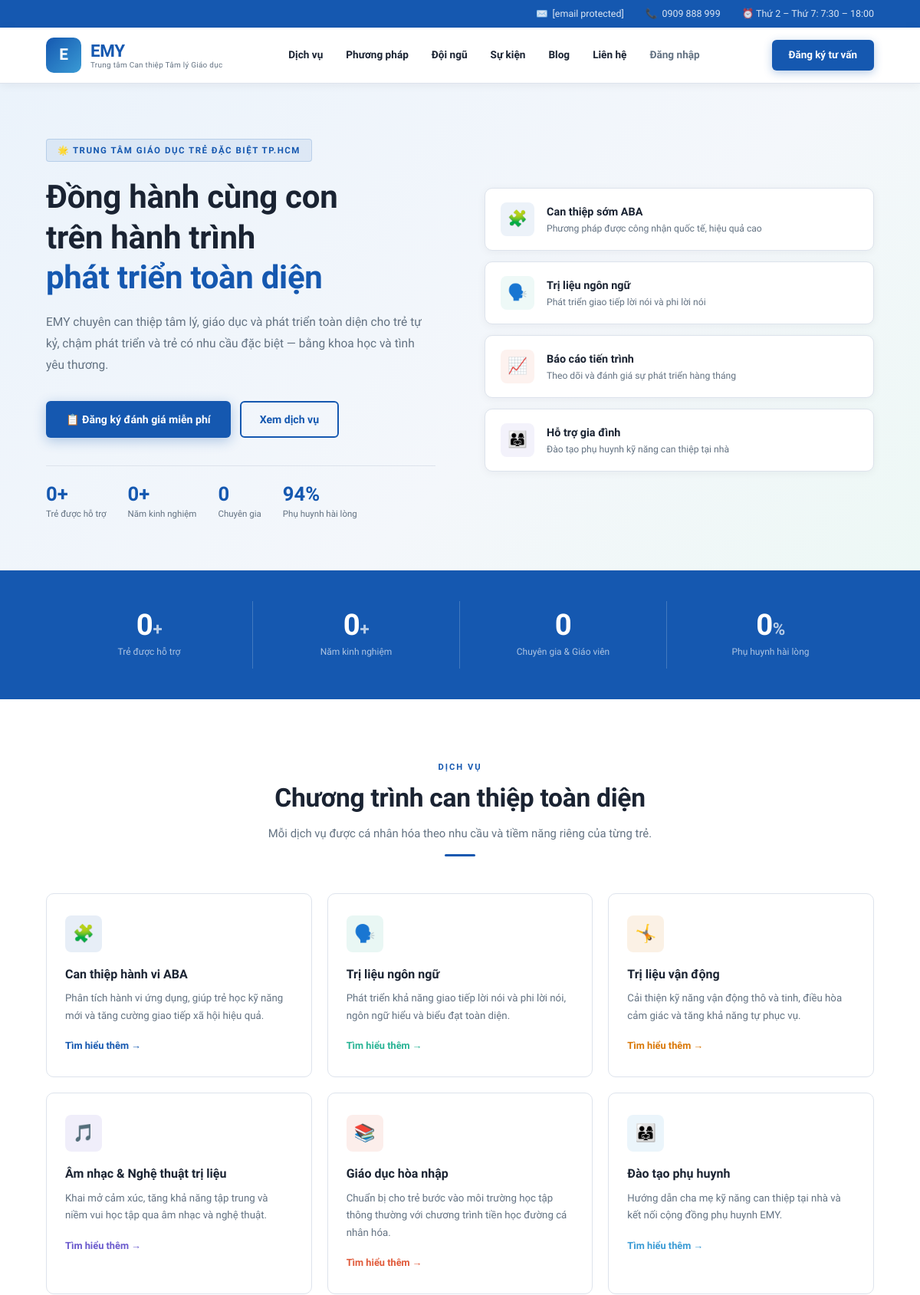
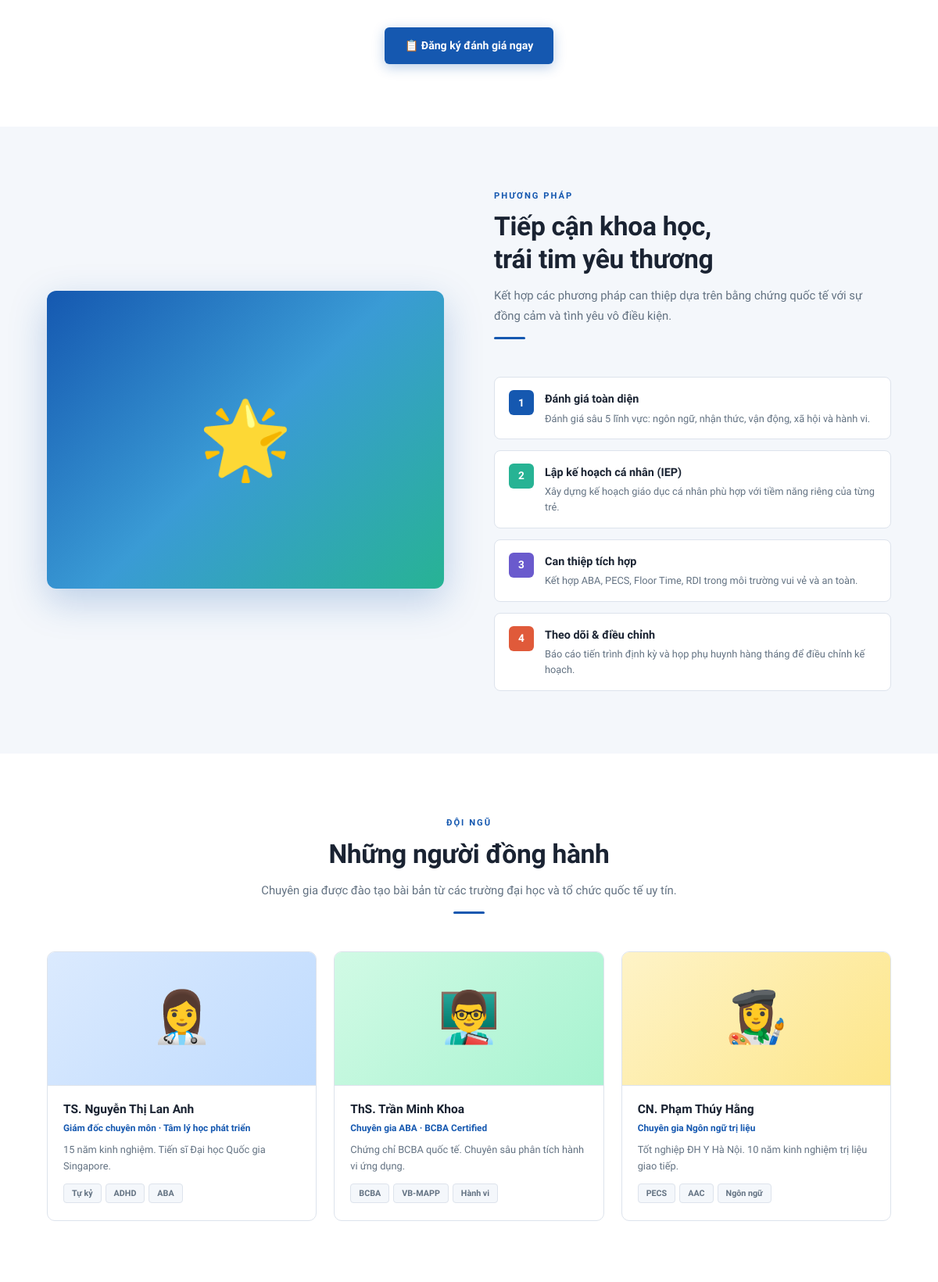
The page / (upper part) on the database its author committed (2 pictures, top to bottom).
### models.py (models this page shows)
class Service(db.Model):
    __tablename__ = 'services'
    id          = db.Column(db.Integer, primary_key=True)
    slug        = db.Column(db.String(100), unique=True, nullable=False)
    name        = db.Column(db.String(200), nullable=False)
    icon        = db.Column(db.String(20), default='🧩')
    color       = db.Column(db.String(30), default='#1558B0')
    short_desc  = db.Column(db.String(400))
    intro       = db.Column(db.Text)
    content     = db.Column(db.Text)
    benefits    = db.Column(db.Text)   # JSON list
    target_age  = db.Column(db.String(100))
    duration    = db.Column(db.String(150))
    thumbnail   = db.Column(db.String(300))
    video_url   = db.Column(db.String(300))
    gallery     = db.Column(db.Text)   # JSON list
    order       = db.Column(db.Integer, default=0)
    is_active   = db.Column(db.Boolean, default=True)
    created_at  = db.Column(db.DateTime, default=datetime.utcnow)
    updated_at  = db.Column(db.DateTime, default=datetime.utcnow)

### routes.py (the view)
@public_bp.route('/')
def index():
    posts    = Post.query.filter_by(is_published=True).order_by(Post.created_at.desc()).limit(3).all()
    events   = Event.query.filter_by(is_active=True).order_by(Event.start_date).limit(4).all()
    services = Service.query.filter_by(is_active=True).order_by(Service.order).all()
    return render_template('index.html', posts=posts, events=events,
                           services=services, get_media_type=get_media_type)

### routes.py (called while the page is built)
def get_media_type(path):
    if not path: return None
    if any(x in path for x in ['youtube.com','youtu.be','vimeo.com']): return 'youtube'
    ext = path.rsplit('.',1)[-1].lower() if '.' in path else ''
    if ext in ALLOWED_VID: return 'video'
    if ext in ALLOWED_IMG: return 'image'
    return 'image_url'

### templates/index.html (shortened to what this page needs)
<!DOCTYPE html>
<html lang="vi">
<head>
</head>
<body>
<div class="topbar">
  <div class="container">
    <div class="topbar-inner">
      <div class="topbar-item">✉️ <a href="/cdn-cgi/l/email-protection#a4cdcac2cbe4c1c9ddc7c1cad0c1d68ac1c0d18ad2ca"><span class="__cf_email__" data-cfemail="aec7c0c8c1eecbc3d7cdcbc0dacbdc80cbcadb80d8c0">[email&#160;protected]</span></a></div>
      <div class="topbar-item">📞 <a href="tel:0909888999">0909 888 999</a></div>
      <div class="topbar-item">⏰ Thứ 2 – Thứ 7: 7:30 – 18:00</div>
    </div>
  </div>
</div>
<nav>
  <div class="container">
    <div class="nav-inner">
      <a href="#" class="nav-logo">
        <div class="logo-icon">E</div>
        <div class="logo-text">
          <div class="logo-name">EMY</div>
          <div class="logo-sub">Trung tâm Can thiệp Tâm lý Giáo dục</div>
        </div>
      </a>
      <div class="nav-menu">
        <a href="#services">Dịch vụ</a>
        <a href="#approach">Phương pháp</a>
        <a href="#team">Đội ngũ</a>
        <a href="#events">Sự kiện</a>
        <a href="#blog">Blog</a>
        <a href="#contact">Liên hệ</a>
        <a href="{{ url_for('auth.login') }}" style="color:var(--muted)">Đăng nhập</a>
      </div>
      <a href="{{ url_for('public.register_test') }}" class="nav-cta">Đăng ký tư vấn</a>
    </div>
  </div>
</nav>
<section class="hero">
  <div class="container">
    <div class="hero-grid">
      <div>
        <div class="hero-label">🌟 Trung tâm giáo dục trẻ đặc biệt TP.HCM</div>
        <h1>Đồng hành cùng con<br>trên hành trình<br><span>phát triển toàn diện</span></h1>
        <p class="hero-desc">EMY chuyên can thiệp tâm lý, giáo dục và phát triển toàn diện cho trẻ tự kỷ, chậm phát triển và trẻ có nhu cầu đặc biệt — bằng khoa học và tình yêu thương.</p>
        <div class="hero-btns">
          <a href="{{ url_for('public.register_test') }}" class="btn-primary">📋 Đăng ký đánh giá miễn phí</a>
          <a href="#services" class="btn-outline">Xem dịch vụ</a>
        </div>
        <div class="hero-stats">
          <div>
            <span class="hstat-num" data-target="500">0+</span>
            <div class="hstat-label">Trẻ được hỗ trợ</div>
          </div>
          <div>
            <span class="hstat-num" data-target="12">0+</span>
            <div class="hstat-label">Năm kinh nghiệm</div>
          </div>
          <div>
            <span class="hstat-num" data-target="35">0</span>
            <div class="hstat-label">Chuyên gia</div>
          </div>
          <div>
            <span class="hstat-num">94%</span>
            <div class="hstat-label">Phụ huynh hài lòng</div>
          </div>
        </div>
      </div>
      <div class="hero-cards">
        <div class="hcard">
          <div class="hcard-icon" style="background:rgba(21,88,176,.08)">🧩</div>
          <div>
            <h4>Can thiệp sớm ABA</h4>
            <p>Phương pháp được công nhận quốc tế, hiệu quả cao</p>
          </div>
        </div>
        <div class="hcard">
          <div class="hcard-icon" style="background:rgba(39,179,148,.08)">🗣️</div>
          <div>
            <h4>Trị liệu ngôn ngữ</h4>
            <p>Phát triển giao tiếp lời nói và phi lời nói</p>
          </div>
        </div>
        <div class="hcard">
          <div class="hcard-icon" style="background:rgba(224,90,58,.08)">📈</div>
          <div>
            <h4>Báo cáo tiến trình</h4>
            <p>Theo dõi và đánh giá sự phát triển hàng tháng</p>
          </div>
        </div>
        <div class="hcard">
          <div class="hcard-icon" style="background:rgba(106,90,205,.08)">👨‍👩‍👧</div>
          <div>
            <h4>Hỗ trợ gia đình</h4>
            <p>Đào tạo phụ huynh kỹ năng can thiệp tại nhà</p>
          </div>
        </div>
      </div>
    </div>
  </div>
</section>
<div class="stats-band">
  <div class="container">
    <div class="stats-grid">
      <div class="stat-item"><span class="stat-num" data-target="500">0<span class="stat-unit">+</span></span><div class="stat-label">Trẻ được hỗ trợ</div></div>
      <div class="stat-item"><span class="stat-num" data-target="12">0<span class="stat-unit">+</span></span><div class="stat-label">Năm kinh nghiệm</div></div>
      <div class="stat-item"><span class="stat-num" data-target="35">0</span><div class="stat-label">Chuyên gia & Giáo viên</div></div>
      <div class="stat-item"><span class="stat-num" data-target="94">0<span class="stat-unit">%</span></span><div class="stat-label">Phụ huynh hài lòng</div></div>
    </div>
  </div>
</div>
<section class="section" id="services">
  <div class="container">
    <div class="sec-header center">
      <span class="sec-tag">Dịch vụ</span>
      <h2 class="sec-title">Chương trình can thiệp toàn diện</h2>
      <p class="sec-sub">Mỗi dịch vụ được cá nhân hóa theo nhu cầu và tiềm năng riêng của từng trẻ.</p>
      <div class="sec-divider"></div>
    </div>
    <div class="svc-grid">
      {% if services %}
        {% for s in services %}
        <div class="svc-card" style="--c:{{ s.color }}">
          <div class="svc-icon" style="background:color-mix(in srgb,{{ s.color }} 10%,transparent)">{{ s.icon }}</div>
          <h3>{{ s.name }}</h3>
          <p>{{ s.short_desc }}</p>
          <a href="{{ url_for('public.service_detail', slug=s.slug) }}" class="svc-link" style="color:{{ s.color }}">Tìm hiểu thêm →</a>
        </div>
        {% endfor %}
      {% endif %}
    </div>
    <div style="text-align:center;margin-top:36px">
      <a href="{{ url_for('public.register_test') }}" class="btn-primary">📋 Đăng ký đánh giá ngay</a>
    </div>
  </div>
</section>
<section class="section section-alt" id="approach">
  <div class="container">
    <div class="approach-grid">
      <div class="approach-img">🌟</div>
      <div>
        <div class="sec-header">
          <span class="sec-tag">Phương pháp</span>
          <h2 class="sec-title">Tiếp cận khoa học,<br>trái tim yêu thương</h2>
          <p class="sec-sub">Kết hợp các phương pháp can thiệp dựa trên bằng chứng quốc tế với sự đồng cảm và tình yêu vô điều kiện.</p>
          <div class="sec-divider"></div>
        </div>
        <div class="step-list">
          <div class="step-item">
            <div class="step-num" style="--c:var(--blue)">1</div>
            <div><h4>Đánh giá toàn diện</h4><p>Đánh giá sâu 5 lĩnh vực: ngôn ngữ, nhận thức, vận động, xã hội và hành vi.</p></div>
          </div>
          <div class="step-item">
            <div class="step-num" style="background:var(--mint)">2</div>
            <div><h4>Lập kế hoạch cá nhân (IEP)</h4><p>Xây dựng kế hoạch giáo dục cá nhân phù hợp với tiềm năng riêng của từng trẻ.</p></div>
          </div>
          <div class="step-item">
            <div class="step-num" style="background:#6A5ACD">3</div>
            <div><h4>Can thiệp tích hợp</h4><p>Kết hợp ABA, PECS, Floor Time, RDI trong môi trường vui vẻ và an toàn.</p></div>
          </div>
          <div class="step-item">
            <div class="step-num" style="background:var(--coral)">4</div>
            <div><h4>Theo dõi & điều chỉnh</h4><p>Báo cáo tiến trình định kỳ và họp phụ huynh hàng tháng để điều chỉnh kế hoạch.</p></div>
          </div>
        </div>
      </div>
    </div>
  </div>
</section>
<section class="section" id="team">
  <div class="container">
    <div class="sec-header center">
      <span class="sec-tag">Đội ngũ</span>
      <h2 class="sec-title">Những người đồng hành</h2>
      <p class="sec-sub">Chuyên gia được đào tạo bài bản từ các trường đại học và tổ chức quốc tế uy tín.</p>
      <div class="sec-divider"></div>
    </div>
    <div class="team-grid">
      <div class="team-card">
        <div class="team-img" style="background:linear-gradient(135deg,#dbeafe,#bfdbfe)">👩‍⚕️</div>
        <div class="team-body">
          <h4>TS. Nguyễn Thị Lan Anh</h4>
          <div class="team-role">Giám đốc chuyên môn · Tâm lý học phát triển</div>
          <p>15 năm kinh nghiệm. Tiến sĩ Đại học Quốc gia Singapore.</p>
          <div class="team-tags"><span class="ttag">Tự kỷ</span><span class="ttag">ADHD</span><span class="ttag">ABA</span></div>
        </div>
      </div>
      <div class="team-card">
        <div class="team-img" style="background:linear-gradient(135deg,#d1fae5,#a7f3d0)">👨‍🏫</div>
        <div class="team-body">
          <h4>ThS. Trần Minh Khoa</h4>
          <div class="team-role">Chuyên gia ABA · BCBA Certified</div>
          <p>Chứng chỉ BCBA quốc tế. Chuyên sâu phân tích hành vi ứng dụng.</p>
          <div class="team-tags"><span class="ttag">BCBA</span><span class="ttag">VB-MAPP</span><span class="ttag">Hành vi</span></div>
        </div>
      </div>
      <div class="team-card">
        <div class="team-img" style="background:linear-gradient(135deg,#fef3c7,#fde68a)">👩‍🎨</div>
        <div class="team-body">
          <h4>CN. Phạm Thúy Hằng</h4>
          <div class="team-role">Chuyên gia Ngôn ngữ trị liệu</div>
          <p>Tốt nghiệp ĐH Y Hà Nội. 10 năm kinh nghiệm trị liệu giao tiếp.</p>
          <div class="team-tags"><span class="ttag">PECS</span><span class="ttag">AAC</span><span class="ttag">Ngôn ngữ</span></div>
        </div>
      </div>
    </div>
  </div>
</section>

### rows shown on the page
Service: icon "🧩", name "Can thiệp hành vi ABA", short_desc "Phân tích hành vi ứng dụng, giúp trẻ học kỹ năng mới và tăng cường giao tiếp xã hội hiệu quả."
Service: icon "🗣️", name "Trị liệu ngôn ngữ", short_desc "Phát triển khả năng giao tiếp lời nói và phi lời nói, ngôn ngữ hiểu và biểu đạt toàn diện."
Service: icon "🤸", name "Trị liệu vận động", short_desc "Cải thiện kỹ năng vận động thô và tinh, điều hòa cảm giác và tăng khả năng tự phục vụ."
Service: icon "🎵", name "Âm nhạc & Nghệ thuật trị liệu", short_desc "Khai mở cảm xúc, tăng khả năng tập trung và niềm vui học tập qua âm nhạc và nghệ thuật."
Service: icon "📚", name "Giáo dục hòa nhập", short_desc "Chuẩn bị cho trẻ bước vào môi trường học tập thông thường với chương trình tiền học đường cá nhân hóa."
Service: icon "👨‍👩‍👧", name "Đào tạo phụ huynh", short_desc "Hướng dẫn cha mẹ kỹ năng can thiệp tại nhà và kết nối cộng đồng phụ huynh EMY."
